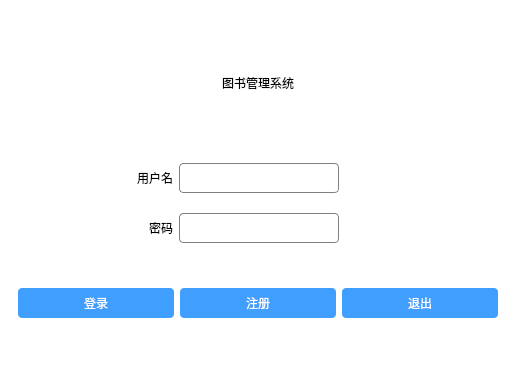
<?xml version="1.0" encoding="UTF-8"?>
<ui version="4.0">
 <class>dlg_login</class>
 <widget class="QDialog" name="dlg_login">
  <property name="geometry">
   <rect>
    <x>0</x>
    <y>0</y>
    <width>516</width>
    <height>366</height>
   </rect>
  </property>
  <property name="windowTitle">
   <string>Dialog</string>
  </property>
  <property name="styleSheet">
   <string notr="true">QLabel{color:black;}
QLabel#label_title{font:40px '黑体';}
QLabel#label_yonghu , QLabel#label_pass{font:20px '楷体'}
QLineEdit#lineEdit_yonghu , QLineEdit#lineEdit_pass {border-radius:4px;border:1px solid gray;background-color:white;}
QPushButton#btn_login ,QPushButton#btn_register ,QPushButton#btn_exit{border-radius:4px;color:white;background-color:#409eff}
QWidget#widget{background-color:white}</string>
  </property>
  <layout class="QGridLayout" name="gridLayout">
   <property name="leftMargin">
    <number>0</number>
   </property>
   <property name="topMargin">
    <number>0</number>
   </property>
   <property name="rightMargin">
    <number>0</number>
   </property>
   <property name="bottomMargin">
    <number>0</number>
   </property>
   <property name="spacing">
    <number>0</number>
   </property>
   <item row="1" column="0">
    <widget class="QWidget" name="widget" native="true">
     <layout class="QGridLayout" name="gridLayout_2">
      <property name="leftMargin">
       <number>9</number>
      </property>
      <property name="topMargin">
       <number>9</number>
      </property>
      <property name="rightMargin">
       <number>9</number>
      </property>
      <item row="2" column="0">
       <widget class="QLabel" name="label_pass">
        <property name="minimumSize">
         <size>
          <width>0</width>
          <height>0</height>
         </size>
        </property>
        <property name="text">
         <string>密码</string>
        </property>
        <property name="alignment">
         <set>Qt::AlignRight|Qt::AlignTrailing|Qt::AlignVCenter</set>
        </property>
       </widget>
      </item>
      <item row="0" column="0" colspan="3">
       <widget class="QLabel" name="label_title">
        <property name="maximumSize">
         <size>
          <width>16777215</width>
          <height>120</height>
         </size>
        </property>
        <property name="text">
         <string>图书管理系统</string>
        </property>
        <property name="alignment">
         <set>Qt::AlignCenter</set>
        </property>
       </widget>
      </item>
      <item row="1" column="0">
       <widget class="QLabel" name="label_yonghu">
        <property name="minimumSize">
         <size>
          <width>0</width>
          <height>0</height>
         </size>
        </property>
        <property name="text">
         <string>用户名</string>
        </property>
        <property name="alignment">
         <set>Qt::AlignRight|Qt::AlignTrailing|Qt::AlignVCenter</set>
        </property>
       </widget>
      </item>
      <item row="2" column="1" colspan="2">
       <widget class="QLineEdit" name="lineEdit_pass">
        <property name="minimumSize">
         <size>
          <width>0</width>
          <height>30</height>
         </size>
        </property>
        <property name="maximumSize">
         <size>
          <width>160</width>
          <height>16777215</height>
         </size>
        </property>
       </widget>
      </item>
      <item row="1" column="1" colspan="2">
       <widget class="QLineEdit" name="lineEdit_yonghu">
        <property name="minimumSize">
         <size>
          <width>0</width>
          <height>30</height>
         </size>
        </property>
        <property name="maximumSize">
         <size>
          <width>160</width>
          <height>16777215</height>
         </size>
        </property>
       </widget>
      </item>
      <item row="3" column="0" colspan="3">
       <widget class="QWidget" name="widget_2" native="true">
        <property name="maximumSize">
         <size>
          <width>16777215</width>
          <height>80</height>
         </size>
        </property>
        <layout class="QGridLayout" name="gridLayout_3">
         <item row="0" column="0">
          <widget class="QPushButton" name="btn_login">
           <property name="minimumSize">
            <size>
             <width>0</width>
             <height>30</height>
            </size>
           </property>
           <property name="text">
            <string>登录</string>
           </property>
          </widget>
         </item>
         <item row="0" column="1">
          <widget class="QPushButton" name="btn_register">
           <property name="minimumSize">
            <size>
             <width>0</width>
             <height>30</height>
            </size>
           </property>
           <property name="text">
            <string>注册</string>
           </property>
          </widget>
         </item>
         <item row="0" column="2">
          <widget class="QPushButton" name="btn_exit">
           <property name="minimumSize">
            <size>
             <width>0</width>
             <height>30</height>
            </size>
           </property>
           <property name="text">
            <string>退出</string>
           </property>
          </widget>
         </item>
        </layout>
       </widget>
      </item>
     </layout>
    </widget>
   </item>
  </layout>
 </widget>
 <resources/>
 <connections/>
</ui>
